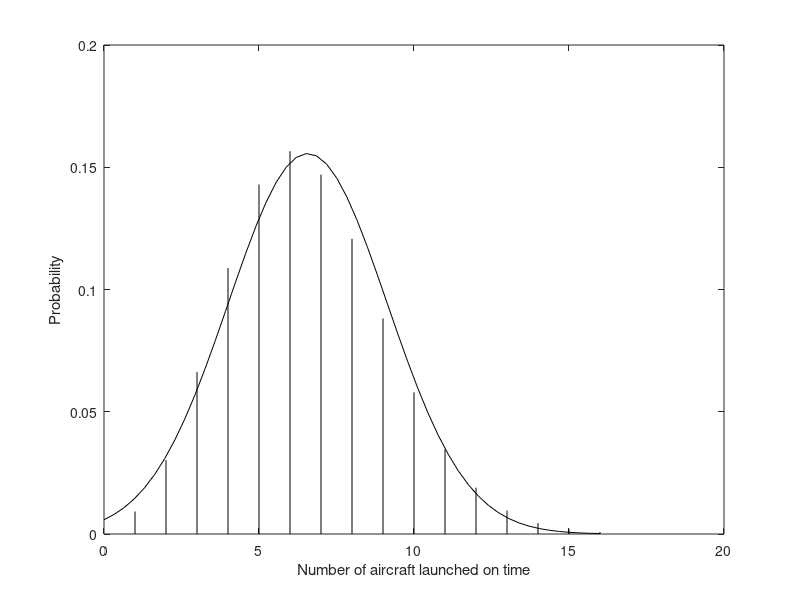

This chart was generated by the following MATLAB code:
% Normal Distribution Approximation to The Poisson and Binomial Distributions
P = normcdf((9-46/7)/sqrt(46/7), 0, 1)
x = 1:16;
y = linspace(0, 16, 50);
yPoisson = poisspdf(x, 46/7);
NormApprox = normpdf(y, 46/7, sqrt(46/7));
plot([x; x], [zeros(1,16); yPoisson], 'k', y , NormApprox, 'k')
xlabel('Number of aircraft launched on time')
ylabel('Probability')